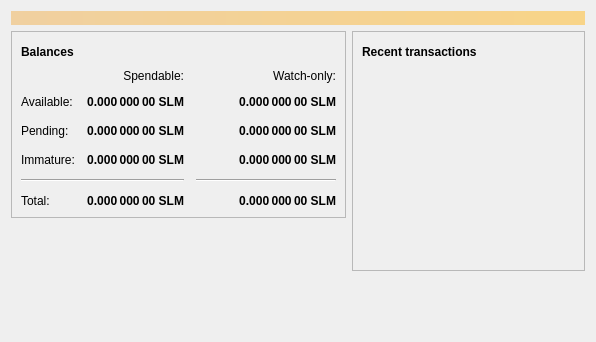
<?xml version="1.0" encoding="UTF-8"?>
<ui version="4.0">
 <class>OverviewPage</class>
 <widget class="QWidget" name="OverviewPage">
  <property name="geometry">
   <rect>
    <x>0</x>
    <y>0</y>
    <width>596</width>
    <height>342</height>
   </rect>
  </property>
  <property name="windowTitle">
   <string>Form</string>
  </property>
  <layout class="QVBoxLayout" name="topLayout">
   <item>
    <widget class="QLabel" name="labelAlerts">
     <property name="visible">
      <bool>false</bool>
     </property>
     <property name="styleSheet">
      <string notr="true">QLabel { background-color: qlineargradient(x1: 0, y1: 0, x2: 1, y2: 0, stop:0 #F0D0A0, stop:1 #F8D488); color:#000000; }</string>
     </property>
     <property name="wordWrap">
      <bool>true</bool>
     </property>
     <property name="margin">
      <number>3</number>
     </property>
     <property name="textInteractionFlags">
      <set>Qt::TextSelectableByMouse</set>
     </property>
    </widget>
   </item>
   <item>
    <layout class="QHBoxLayout" name="horizontalLayout" stretch="1,1">
     <item>
      <layout class="QVBoxLayout" name="verticalLayout_2">
       <item>
        <widget class="QFrame" name="frame">
         <property name="frameShape">
          <enum>QFrame::StyledPanel</enum>
         </property>
         <property name="frameShadow">
          <enum>QFrame::Raised</enum>
         </property>
         <layout class="QVBoxLayout" name="verticalLayout_4">
          <item>
           <layout class="QHBoxLayout" name="horizontalLayout_4">
            <item>
             <widget class="QLabel" name="label_5">
              <property name="font">
               <font>
                <weight>75</weight>
                <bold>true</bold>
               </font>
              </property>
              <property name="text">
               <string>Balances</string>
              </property>
             </widget>
            </item>
            <item>
             <widget class="QPushButton" name="labelWalletStatus">
              <property name="enabled">
               <bool>true</bool>
              </property>
              <property name="maximumSize">
               <size>
                <width>30</width>
                <height>16777215</height>
               </size>
              </property>
              <property name="toolTip">
               <string>The displayed information may be out of date. Your wallet automatically synchronizes with the Schleems network after a connection is established, but this process has not completed yet.</string>
              </property>
              <property name="text">
               <string/>
              </property>
              <property name="icon">
               <iconset resource="../schleems.qrc">
                <normaloff>:/icons/warning</normaloff>
                <disabledoff>:/icons/warning</disabledoff>:/icons/warning</iconset>
              </property>
              <property name="iconSize">
               <size>
                <width>24</width>
                <height>24</height>
               </size>
              </property>
              <property name="flat">
               <bool>true</bool>
              </property>
             </widget>
            </item>
            <item>
             <spacer name="horizontalSpacer_3">
              <property name="orientation">
               <enum>Qt::Horizontal</enum>
              </property>
              <property name="sizeHint" stdset="0">
               <size>
                <width>40</width>
                <height>20</height>
               </size>
              </property>
             </spacer>
            </item>
           </layout>
          </item>
          <item>
           <layout class="QGridLayout" name="gridLayout">
            <property name="spacing">
             <number>12</number>
            </property>
            <item row="2" column="2">
             <widget class="QLabel" name="labelWatchPending">
              <property name="font">
               <font>
                <weight>75</weight>
                <bold>true</bold>
               </font>
              </property>
              <property name="cursor">
               <cursorShape>IBeamCursor</cursorShape>
              </property>
              <property name="toolTip">
               <string>Unconfirmed transactions to watch-only addresses</string>
              </property>
              <property name="text">
               <string notr="true">0.000 000 00 SLM</string>
              </property>
              <property name="alignment">
               <set>Qt::AlignRight|Qt::AlignTrailing|Qt::AlignVCenter</set>
              </property>
              <property name="textInteractionFlags">
               <set>Qt::LinksAccessibleByMouse|Qt::TextSelectableByKeyboard|Qt::TextSelectableByMouse</set>
              </property>
             </widget>
            </item>
            <item row="2" column="1">
             <widget class="QLabel" name="labelUnconfirmed">
              <property name="font">
               <font>
                <weight>75</weight>
                <bold>true</bold>
               </font>
              </property>
              <property name="cursor">
               <cursorShape>IBeamCursor</cursorShape>
              </property>
              <property name="toolTip">
               <string>Total of transactions that have yet to be confirmed, and do not yet count toward the spendable balance</string>
              </property>
              <property name="text">
               <string notr="true">0.000 000 00 SLM</string>
              </property>
              <property name="alignment">
               <set>Qt::AlignRight|Qt::AlignTrailing|Qt::AlignVCenter</set>
              </property>
              <property name="textInteractionFlags">
               <set>Qt::LinksAccessibleByMouse|Qt::TextSelectableByKeyboard|Qt::TextSelectableByMouse</set>
              </property>
             </widget>
            </item>
            <item row="3" column="2">
             <widget class="QLabel" name="labelWatchImmature">
              <property name="font">
               <font>
                <weight>75</weight>
                <bold>true</bold>
               </font>
              </property>
              <property name="cursor">
               <cursorShape>IBeamCursor</cursorShape>
              </property>
              <property name="toolTip">
               <string>Mined balance in watch-only addresses that has not yet matured</string>
              </property>
              <property name="text">
               <string notr="true">0.000 000 00 SLM</string>
              </property>
              <property name="alignment">
               <set>Qt::AlignRight|Qt::AlignTrailing|Qt::AlignVCenter</set>
              </property>
              <property name="textInteractionFlags">
               <set>Qt::LinksAccessibleByMouse|Qt::TextSelectableByKeyboard|Qt::TextSelectableByMouse</set>
              </property>
             </widget>
            </item>
            <item row="4" column="0" colspan="2">
             <widget class="Line" name="line">
              <property name="orientation">
               <enum>Qt::Horizontal</enum>
              </property>
             </widget>
            </item>
            <item row="4" column="2">
             <widget class="Line" name="lineWatchBalance">
              <property name="sizePolicy">
               <sizepolicy hsizetype="Preferred" vsizetype="Fixed">
                <horstretch>0</horstretch>
                <verstretch>0</verstretch>
               </sizepolicy>
              </property>
              <property name="minimumSize">
               <size>
                <width>140</width>
                <height>0</height>
               </size>
              </property>
              <property name="orientation">
               <enum>Qt::Horizontal</enum>
              </property>
             </widget>
            </item>
            <item row="5" column="0">
             <widget class="QLabel" name="labelTotalText">
              <property name="text">
               <string>Total:</string>
              </property>
             </widget>
            </item>
            <item row="3" column="1">
             <widget class="QLabel" name="labelImmature">
              <property name="font">
               <font>
                <weight>75</weight>
                <bold>true</bold>
               </font>
              </property>
              <property name="cursor">
               <cursorShape>IBeamCursor</cursorShape>
              </property>
              <property name="toolTip">
               <string>Mined balance that has not yet matured</string>
              </property>
              <property name="text">
               <string notr="true">0.000 000 00 SLM</string>
              </property>
              <property name="alignment">
               <set>Qt::AlignRight|Qt::AlignTrailing|Qt::AlignVCenter</set>
              </property>
              <property name="textInteractionFlags">
               <set>Qt::LinksAccessibleByMouse|Qt::TextSelectableByKeyboard|Qt::TextSelectableByMouse</set>
              </property>
             </widget>
            </item>
            <item row="2" column="3">
             <spacer name="horizontalSpacer_2">
              <property name="orientation">
               <enum>Qt::Horizontal</enum>
              </property>
              <property name="sizeHint" stdset="0">
               <size>
                <width>40</width>
                <height>20</height>
               </size>
              </property>
             </spacer>
            </item>
            <item row="3" column="0">
             <widget class="QLabel" name="labelImmatureText">
              <property name="text">
               <string>Immature:</string>
              </property>
             </widget>
            </item>
            <item row="5" column="1">
             <widget class="QLabel" name="labelTotal">
              <property name="font">
               <font>
                <weight>75</weight>
                <bold>true</bold>
               </font>
              </property>
              <property name="cursor">
               <cursorShape>IBeamCursor</cursorShape>
              </property>
              <property name="toolTip">
               <string>Your current total balance</string>
              </property>
              <property name="text">
               <string notr="true">0.000 000 00 SLM</string>
              </property>
              <property name="alignment">
               <set>Qt::AlignRight|Qt::AlignTrailing|Qt::AlignVCenter</set>
              </property>
              <property name="textInteractionFlags">
               <set>Qt::LinksAccessibleByMouse|Qt::TextSelectableByKeyboard|Qt::TextSelectableByMouse</set>
              </property>
             </widget>
            </item>
            <item row="5" column="2">
             <widget class="QLabel" name="labelWatchTotal">
              <property name="font">
               <font>
                <weight>75</weight>
                <bold>true</bold>
               </font>
              </property>
              <property name="cursor">
               <cursorShape>IBeamCursor</cursorShape>
              </property>
              <property name="toolTip">
               <string>Current total balance in watch-only addresses</string>
              </property>
              <property name="text">
               <string notr="true">0.000 000 00 SLM</string>
              </property>
              <property name="alignment">
               <set>Qt::AlignRight|Qt::AlignTrailing|Qt::AlignVCenter</set>
              </property>
              <property name="textInteractionFlags">
               <set>Qt::LinksAccessibleByMouse|Qt::TextSelectableByKeyboard|Qt::TextSelectableByMouse</set>
              </property>
             </widget>
            </item>
            <item row="0" column="2">
             <widget class="QLabel" name="labelWatchonly">
              <property name="text">
               <string>Watch-only:</string>
              </property>
              <property name="alignment">
               <set>Qt::AlignRight|Qt::AlignTrailing|Qt::AlignVCenter</set>
              </property>
             </widget>
            </item>
            <item row="1" column="0">
             <widget class="QLabel" name="labelBalanceText">
              <property name="text">
               <string>Available:</string>
              </property>
             </widget>
            </item>
            <item row="1" column="1">
             <widget class="QLabel" name="labelBalance">
              <property name="font">
               <font>
                <weight>75</weight>
                <bold>true</bold>
               </font>
              </property>
              <property name="cursor">
               <cursorShape>IBeamCursor</cursorShape>
              </property>
              <property name="toolTip">
               <string>Your current spendable balance</string>
              </property>
              <property name="text">
               <string notr="true">0.000 000 00 SLM</string>
              </property>
              <property name="alignment">
               <set>Qt::AlignRight|Qt::AlignTrailing|Qt::AlignVCenter</set>
              </property>
              <property name="textInteractionFlags">
               <set>Qt::LinksAccessibleByMouse|Qt::TextSelectableByKeyboard|Qt::TextSelectableByMouse</set>
              </property>
             </widget>
            </item>
            <item row="1" column="2">
             <widget class="QLabel" name="labelWatchAvailable">
              <property name="font">
               <font>
                <weight>75</weight>
                <bold>true</bold>
               </font>
              </property>
              <property name="cursor">
               <cursorShape>IBeamCursor</cursorShape>
              </property>
              <property name="toolTip">
               <string>Your current balance in watch-only addresses</string>
              </property>
              <property name="text">
               <string notr="true">0.000 000 00 SLM</string>
              </property>
              <property name="alignment">
               <set>Qt::AlignRight|Qt::AlignTrailing|Qt::AlignVCenter</set>
              </property>
              <property name="textInteractionFlags">
               <set>Qt::LinksAccessibleByMouse|Qt::TextSelectableByKeyboard|Qt::TextSelectableByMouse</set>
              </property>
             </widget>
            </item>
            <item row="2" column="0">
             <widget class="QLabel" name="labelPendingText">
              <property name="text">
               <string>Pending:</string>
              </property>
             </widget>
            </item>
            <item row="0" column="1">
             <widget class="QLabel" name="labelSpendable">
              <property name="text">
               <string>Spendable:</string>
              </property>
              <property name="alignment">
               <set>Qt::AlignRight|Qt::AlignTrailing|Qt::AlignVCenter</set>
              </property>
             </widget>
            </item>
           </layout>
          </item>
         </layout>
        </widget>
       </item>
       <item>
        <spacer name="verticalSpacer">
         <property name="orientation">
          <enum>Qt::Vertical</enum>
         </property>
         <property name="sizeHint" stdset="0">
          <size>
           <width>20</width>
           <height>40</height>
          </size>
         </property>
        </spacer>
       </item>
      </layout>
     </item>
     <item>
      <layout class="QVBoxLayout" name="verticalLayout_3">
       <item>
        <widget class="QFrame" name="frame_2">
         <property name="frameShape">
          <enum>QFrame::StyledPanel</enum>
         </property>
         <property name="frameShadow">
          <enum>QFrame::Raised</enum>
         </property>
         <layout class="QVBoxLayout" name="verticalLayout">
          <item>
           <layout class="QHBoxLayout" name="horizontalLayout_2">
            <item>
             <widget class="QLabel" name="label_4">
              <property name="font">
               <font>
                <weight>75</weight>
                <bold>true</bold>
               </font>
              </property>
              <property name="text">
               <string>Recent transactions</string>
              </property>
             </widget>
            </item>
            <item>
             <widget class="QPushButton" name="labelTransactionsStatus">
              <property name="enabled">
               <bool>true</bool>
              </property>
              <property name="maximumSize">
               <size>
                <width>30</width>
                <height>16777215</height>
               </size>
              </property>
              <property name="toolTip">
               <string>The displayed information may be out of date. Your wallet automatically synchronizes with the Schleems network after a connection is established, but this process has not completed yet.</string>
              </property>
              <property name="text">
               <string/>
              </property>
              <property name="icon">
               <iconset resource="../schleems.qrc">
                <normaloff>:/icons/warning</normaloff>
                <disabledoff>:/icons/warning</disabledoff>:/icons/warning</iconset>
              </property>
              <property name="iconSize">
               <size>
                <width>24</width>
                <height>24</height>
               </size>
              </property>
              <property name="flat">
               <bool>true</bool>
              </property>
             </widget>
            </item>
            <item>
             <spacer name="horizontalSpacer">
              <property name="orientation">
               <enum>Qt::Horizontal</enum>
              </property>
              <property name="sizeHint" stdset="0">
               <size>
                <width>40</width>
                <height>20</height>
               </size>
              </property>
             </spacer>
            </item>
           </layout>
          </item>
          <item>
           <widget class="QListView" name="listTransactions">
            <property name="styleSheet">
             <string notr="true">QListView { background: transparent; }</string>
            </property>
            <property name="frameShape">
             <enum>QFrame::NoFrame</enum>
            </property>
            <property name="verticalScrollBarPolicy">
             <enum>Qt::ScrollBarAlwaysOff</enum>
            </property>
            <property name="horizontalScrollBarPolicy">
             <enum>Qt::ScrollBarAlwaysOff</enum>
            </property>
            <property name="selectionMode">
             <enum>QAbstractItemView::NoSelection</enum>
            </property>
           </widget>
          </item>
         </layout>
        </widget>
       </item>
       <item>
        <spacer name="verticalSpacer_2">
         <property name="orientation">
          <enum>Qt::Vertical</enum>
         </property>
         <property name="sizeHint" stdset="0">
          <size>
           <width>20</width>
           <height>40</height>
          </size>
         </property>
        </spacer>
       </item>
      </layout>
     </item>
    </layout>
   </item>
  </layout>
 </widget>
 <resources/>
 <connections/>
</ui>
